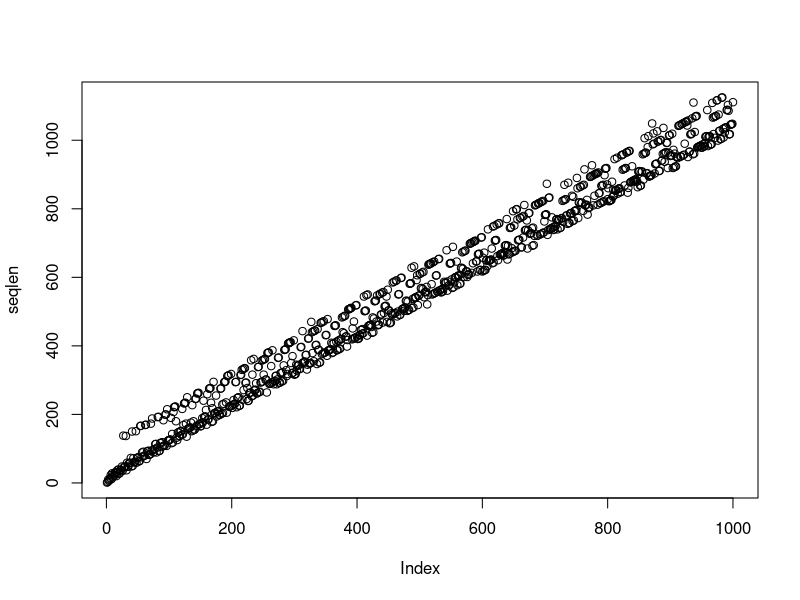

The R script that drew this image:
seqlen=c()
for(i in 1:1000){
	n=i
	counter=i
	while(n !=1){
	if(n%%2==0){
		n<-as.integer(n/2)
		}
		else{
			n<-as.integer(3*n+1)
		}
	counter=counter +1
	}
	seqlen=c(seqlen,counter)
}
plot(seqlen)